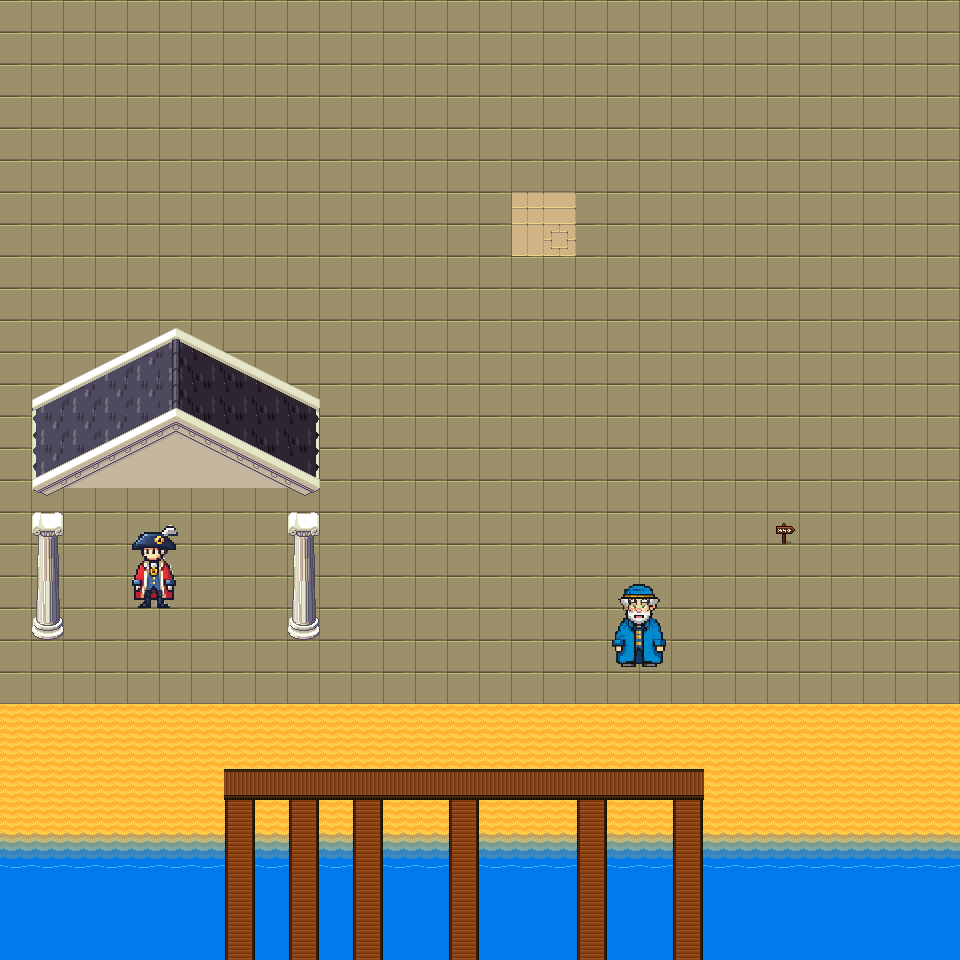

A level layout from a 2D game, rendered from its tile map. Below: a short description, then the map file with tile-grid data replaced by summaries:
An orthogonal 30x30 tile map with 32x32 px tiles, 3 tile layers (Street, Building, Tile Layer 2), 5 tilesets and 5 objects (Portal, Player).

<map version="1.10" tiledversion="1.11.2" orientation="orthogonal" renderorder="right-down" width="30" height="30" tilewidth="32" tileheight="32" infinite="0" nextlayerid="20" nextobjectid="35">
 <tileset firstgid="1" source="Slates v.2 [32x32px orthogonal tileset by Ivan Voirol].tsx" />
 <tileset firstgid="1289" source="colonial.tsx" />
 <tileset firstgid="2313" source="mayor.tsx" />
 <tileset firstgid="2314" source="Generated Image March 27, 2025 - 3_40PM.tsx" />
 <tileset firstgid="2315" source="Gdenerated Image March 27, 2025 - 3_40PM.tsx" />
 <layer id="1" name="Street" width="30" height="30">
  <data>[900 cells, 900 non-empty, 9 distinct tile ids]</data>
 </layer>
 <layer id="15" name="Building" width="30" height="30">
  <data>[900 cells, 65 non-empty, 61 distinct tile ids]</data>
 </layer>
 <objectgroup id="16" name="Text" />
 <objectgroup id="11" name="Portal">
  <object id="18" name="portal" type="Portal" x="527" y="208" width="32" height="32">
   <properties>
    <property name="destination_map" value="game/map/bcityv2.tmx" />
    <property name="destination_portal" value="portal2" />
    <property name="portal_id" value="portal1" />
   </properties>
  </object>
 </objectgroup>
 <objectgroup id="3" name="Spawn Point">
  <object id="4" name="Player" x="416" y="704" />
 </objectgroup>
 <objectgroup id="4" name="NPC" />
 <objectgroup id="14" name="Collide">
  <object id="20" x="544" y="704" width="32" height="32" />
  <object id="21" x="512" y="736" width="32" height="32" />
  <object id="22" x="576" y="736" width="32" height="32" />
 </objectgroup>
 <layer id="13" name="Tile Layer 2" width="30" height="30">
  <data>[900 cells, 45 non-empty, 2 distinct tile ids]</data>
 </layer>
</map>
